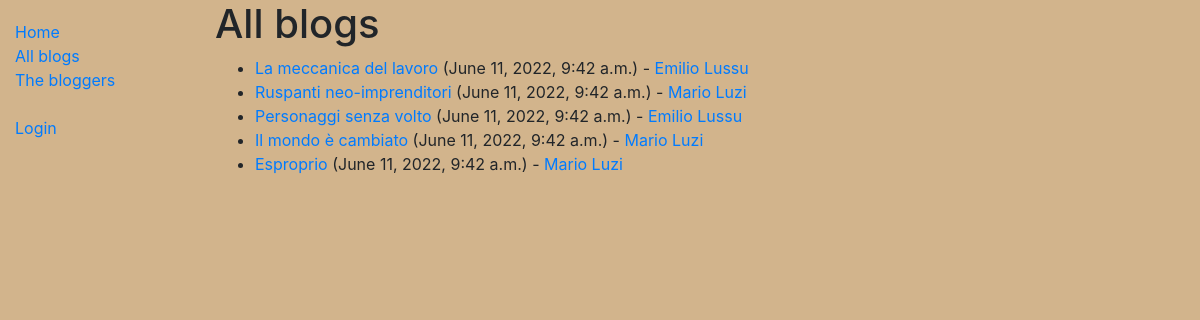
Page /blog/blogposts/ on the committed database.
### nanoblog/models.py (models this page shows, shortened)
class BlogPost(models.Model):
    title = models.CharField(max_length=200, unique=True)
    content = models.TextField()
    blogger = models.ForeignKey(Blogger, on_delete=models.CASCADE)
    time = models.DateTimeField(default=datetime.datetime.now, editable=False)
    def __str__(self):
        return f"{self.title}"

class Blogger(models.Model):
    user = models.OneToOneField(User, on_delete=models.CASCADE)
    shortbio = models.TextField(max_length=2000)
    def __str__(self):
        return self.user.get_full_name()
    class Meta:
        ordering = ["user"]

### nanoblog/views.py (the view)
# urls.py: path("blog/blogposts/", views.BlogPosts.as_view(), name="blogposts"),
class BlogPosts(ListView):
    model = BlogPost
    paginate_by = 20

### nanoblog/templates/nanoblog/blogpost_list.html
{% extends "base_generic.html" %}
{% block content %}
<h1>All blogs</h1>
{% if blogpost_list %}
<ul>
    {% for blogpost in blogpost_list %}
    <li>
        <a href="{% url 'blogpost' pk=blogpost.id %}">{{ blogpost }}</a> ({{ blogpost.time }}) - <a href="{{ blogpost.blogger.get_absolute_url }}">{{ blogpost.blogger }}</a>
    </li>
    {% endfor %}
</ul>
{% else %}
<p>There are no posts in the blog.</p>
{% endif %}
{% endblock %}

### nanoblog/templates/base_generic.html (shortened to what this page needs)
<!DOCTYPE html>
<html lang="en">
<head>
    <link rel="stylesheet" href="https://cdn.jsdelivr.net/npm/bootstrap@4.5.3/dist/css/bootstrap.min.css"
>
    {% load static %}
    <link rel="stylesheet" href="{% static 'css/styles.css' %}">
</head>
<body>
    <div class="container-fluid">
        <div class="row">
            <div class="col-sm-2">
                {% block sidebar %}
                <ul class="sidebar-nav" style = "list-style-type: none;">
                    <li><a href="{% url 'home' %}">Home</a></li>
                    <li><a href="{% url 'blogposts' %}">All blogs</a></li>
                    <li><a href="{% url 'bloggers' %}">The bloggers</a></li>
                    <br/>
                    {% if user.is_authenticated %}
                    <li>User: {{ user.get_username }}</li>
                    <li><a href="{% url 'logout'%}?next={{request.path}}">Logout</a></li>
                    {% else %}
                    <li><a href="{% url 'login'%}?next={{request.path}}">Login</a></li>
                    {% endif %}
                </ul>
                {% endblock %}
            </div>
            <div class="col-sm-10 ">{% block content %}{% endblock %}
            </div>
        </div>
    </div>
</body>
</html>

### nanoblog/static/css/styles.css (style rules this page uses)
body { background-color: tan; }
.sidebar-nav { margin-top: 20px; padding: 0; list-style: none; }

### rows in the picture
BlogPost: title "La meccanica del lavoro", time "June 11, 2022, 9:42 a.m.", blogger "Emilio Lussu"
BlogPost: title "Ruspanti neo-imprenditori", time "June 11, 2022, 9:42 a.m.", blogger "Mario Luzi"
BlogPost: title "Personaggi senza volto", time "June 11, 2022, 9:42 a.m.", blogger "Emilio Lussu"
BlogPost: title "Il mondo è cambiato", time "June 11, 2022, 9:42 a.m.", blogger "Mario Luzi"
BlogPost: title "Esproprio", time "June 11, 2022, 9:42 a.m.", blogger "Mario Luzi"
